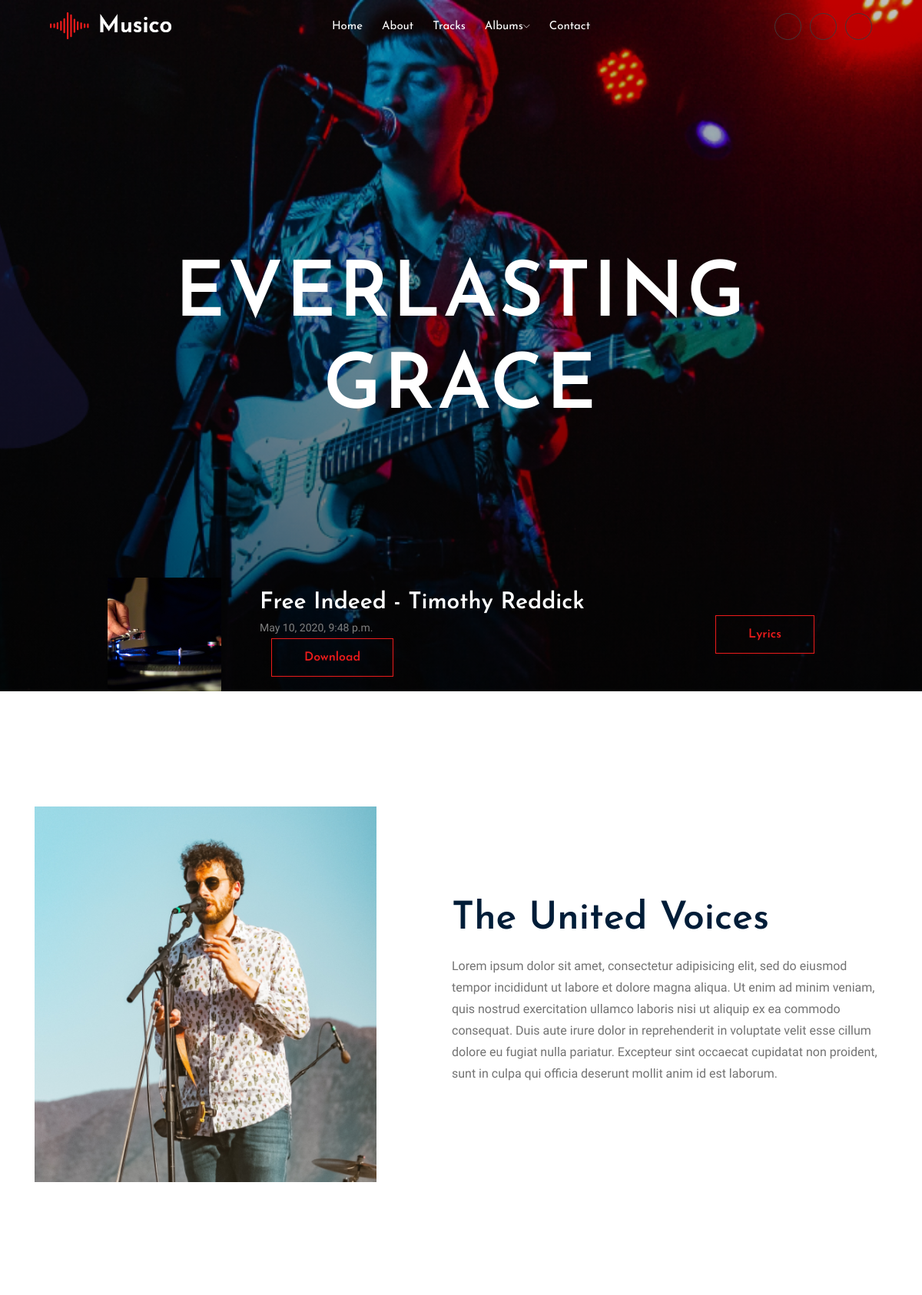
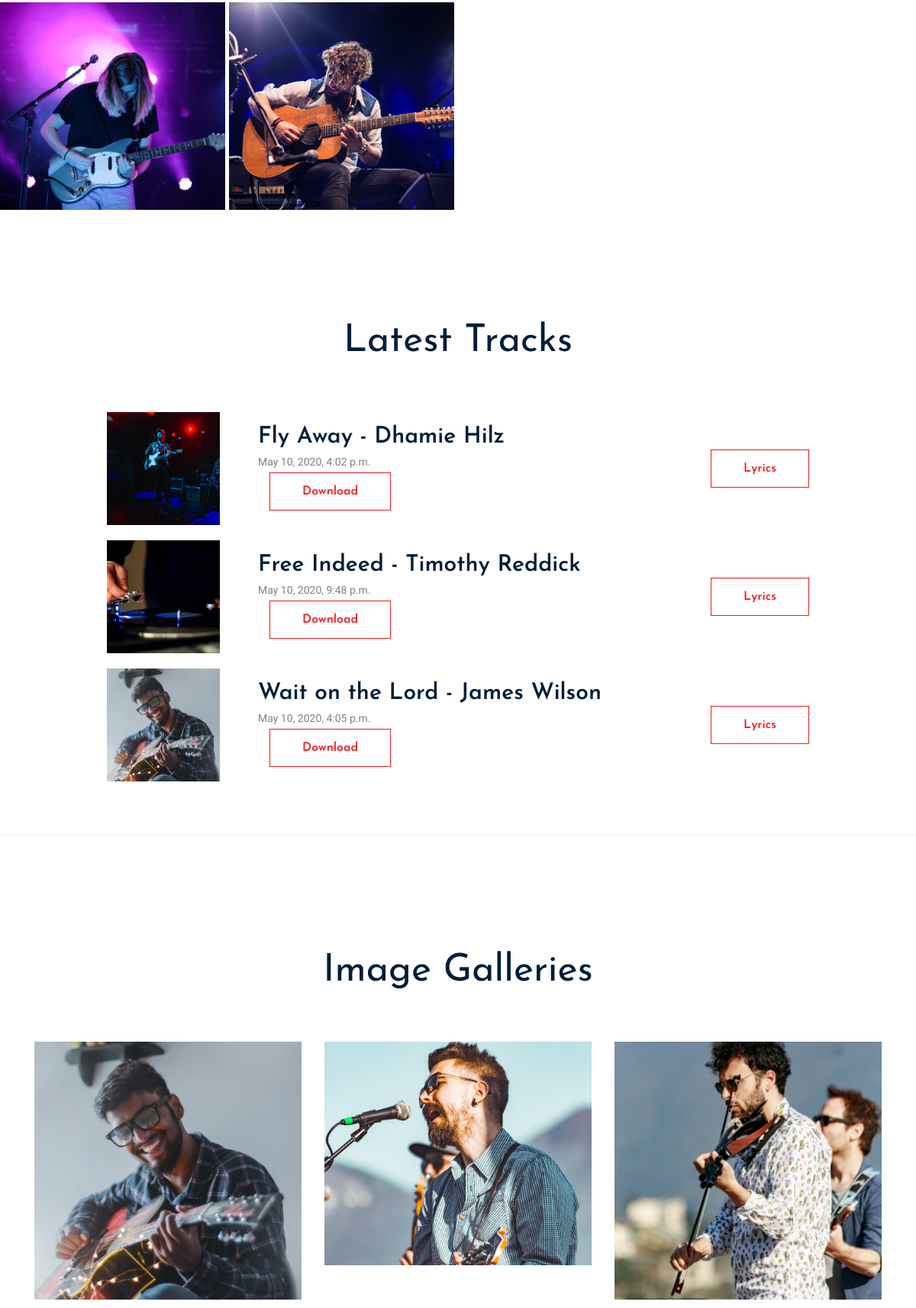
The page / (upper part) on the database its author committed (2 pictures, top to bottom).
### tuv_app/models.py (models this page shows, shortened)
class Banner(models.Model):
    banner_image = models.ImageField(upload_to='uploads/banners')
    banner_text = models.CharField(max_length=50)

class FeaturedSong(models.Model):
    song = models.ForeignKey('Song', on_delete=models.CASCADE)

class Song(models.Model):
    song_title = models.CharField(max_length=50)
    song_link = models.URLField(max_length=254)
    song_upload_date = models.DateTimeField(auto_now=True)
    song_image = models.ImageField(upload_to='uploads/songs')
    song_lyrics = models.TextField()
    album = models.ForeignKey('Album', on_delete=models.CASCADE)

class Footer(models.Model):
    about_us = models.TextField()
    about_image = models.ImageField(upload_to='uploads/about')
    footer_text = models.CharField(max_length=254)
    email_address = models.EmailField(max_length=254)
    phone_number = models.CharField(max_length=50)
    call_time = models.CharField(max_length=100)
    resident_address = models.CharField(max_length=254)
    postal_code = models.CharField(max_length=50)
    facebook_link = models.URLField(max_length=254)
    twitter_link = models.URLField(max_length=254)
    youtube_link = models.URLField(max_length=254)
    instagram_link = models.URLField(max_length=254)

class Video(models.Model):
    video_title = models.CharField(max_length=50)
    video_event_name = models.CharField(max_length=100)
    video_link = models.URLField(max_length=254)
    video_image = models.ImageField(upload_to='uploads/videos')

class GalleryImage(models.Model):
    image = models.ImageField(upload_to='uploads/gallery')
    image_description = models.CharField(max_length=50)

### tuv_app/views.py (the view)
# urls.py: path('', views.HomePage.as_view(),name='home'),
class HomePage(TemplateView):
    template_name = 'index.html';
    def get_context_data(self, **kwargs):
        context = super().get_context_data(**kwargs)
        context['footer'] = footer[:1]
        context['banner'] = banner[:1]
        context['song_albums'] = albums
        featured_song = FeaturedSong.objects.first()
        context['featured_song'] = featured_song
        videos = Video.objects.order_by('?')[:5]
        context['videos'] = videos
        songs = Song.objects.all()[:4]
        context['songs'] = songs
        gallery_images = GalleryImage.objects.order_by('?')[:7]
        context['gallery_images'] = gallery_images
        return context

### templates/index.html (shortened to what this page needs)
{% extends 'layout.html' %}
{% load static %}
  {% block body_block %}
  {% if banner %}
  <div class="slider_area">
      <div class="single_slider  d-flex align-items-center overlay2" style="background-image: url(/media/{{ banner.0.banner_image }})">
          <div class="container">
              <div class="row">
                  <div class="col-xl-12">
                      <div class="slider_text text-center ">
                          <h3>{{ banner.0.banner_text }} </h3>
                      </div>
                  </div>
              </div>
          </div>
      </div>
  </div>
  {% endif %}
  {% if featured_song %}
  <div class="music_area">
      <div class="container">
          <div class="row align-items-center justify-content-center">
              <div class="col-xl-10">
                  <div class="row align-items-center">
                              <div class="col-xl-9 col-md-9">
                                  <div class="music_field">
                                          <div class="thumb">
                                                  <img src="/media/{{ featured_song.song.song_image }}" alt="">
                                              </div>
                                              <div class="audio_name">
                                                  <div class="name">
                                                      <h4>{{ featured_song.song.song_title }}</h4>
                                                      <p>{{ featured_song.song.song_upload_date }}</p>
                                                      <div class="col-xl-3 col-md-3">
                                                        <div class="music_btn">
                                                          <a href="{{ featured_song.song.song_link }}" class="boxed-btn" target="_blank">Download</a>
                                                        </div>
                                                      </div>
                                                  </div>
                                              </div>
                                  </div>
                              </div>
                              <div class="col-xl-3 col-md-3">
                                <div class="music_btn" style="border: powderblue !important;">
                                  <a href="{{ featured_song.song.song_link }}" class="boxed-btn" target="_blank">Lyrics</a>
                                </div>
                              </div>
                  </div>
              </div>
          </div>
      </div>
  </div>
  {% endif %}
  {% if footer %}
  <div class="about_area">
      <div class="container">
          <div class="row align-items-center">
              <div class="col-xl-5 col-md-6">
                  <div class="about_thumb">
                      <img class="img-fluid" src="/media/{{ footer.0.about_image }}" alt="">
                  </div>
              </div>
              <div class="col-xl-7 col-md-6">
                  <div class="about_info">
                      <h3>The United Voices</h3>
                      <p>{{ footer.0.about_us }}</p>
                  </div>
              </div>
          </div>
      </div>
  </div>
  {% endif %}
  {% if videos %}
  <div class="youtube_video_area">
      <div class="container-fluid p-0">
          <div class="row no-gutters">
            {% for video in videos %}
              <div class="col-xl-3 col-lg-3 col-md-6">
                  <div class="single_video">
                      <div class="thumb">
                          <img src="/media/{{ video.video_image }}" alt="">
                      </div>
                      <div class="hover_elements">
                          <div class="video">
                          </div>
                          <div class="hover_inner">
                          </div>
                      </div>
                  </div>
              </div>
              {% endfor %}
          </div>
      </div>
  </div>
  {% endif %}
  {% if songs %}
  <div class="music_area music_gallery">
      <div class="container">
              <div class="row">
                      <div class="col-xl-12">
                          <div class="section_title text-center mb-65">
                              <h3>Latest Tracks</h3>
                          </div>
                      </div>
                  </div>
          {% for song in songs %}
          <div class="row align-items-center justify-content-center mb-20">
              <div class="col-xl-10">
                  <div class="row align-items-center">
                              <div class="col-xl-9 col-md-9">
                                  <div class="music_field">
                                          <div class="thumb">
                                                  <img src="/media/{{ song.song_image }}" alt="">
                                              </div>
                                              <div class="audio_name">
                                                  <div class="name">
                                                      <h4>{{ song.song_title }}</h4>
                                                      <p>{{ song.song_upload_date }}</p>
                                                      <div class="col-xl-3 col-md-3">
                                                        <div class="music_btn">
                                                          <a href="{{ song.song_link }}" class="boxed-btn" target="_blank">Download</a>
                                                        </div>
                                                      </div>
                                                  </div>
                                              </div>
                                  </div>
                              </div>
                              <div class="col-xl-3 col-md-3">
                                <div class="music_btn">
                                  <a href="{% url 'tuv_app:lyrics' pk=song.pk%}" class="boxed-btn">Lyrics</a>
                                </div>
                              </div>
                  </div>
              </div>
          </div>
          {% endfor %}
      </div>
  </div>
      {% endif %}
      {% if gallery_images %}
          <div class="gallery_area">
              <div class="container">
                  <div class="row">
                      <div class="col-xl-12">
                          <div class="section_title text-center mb-65">
                              <h3>Image Galleries</h3>
                          </div>
                      </div>
                  </div>
                  <div class="row grid">
                    {% for g_image in gallery_images %}
                          <div class="col-xl-4 col-lg-6 grid-item cat2 col-md-6">
                              <div class="single-gallery mb-30">
                                  <div class="portfolio-img">
                                          <img src="/media/{{ g_image.image }}" alt="">
                                  </div>
                              </div>
                          </div>
                    {% endfor %}
                      </div>
              </div>
          </div>
          {% endif %}
{% endblock %}

### rows shown on the page
Banner: banner_image (picture), banner_text "EVERLASTING GRACE"
FeaturedSong: song.song_image (picture), song.song_title "Free Indeed - Timothy Reddick", song.song_upload_date "May 10, 2020, 9:48 p.m."
Footer: about_image (picture), about_us "Lorem ipsum dolor sit amet, consectetur adipisicing elit, sed do eiusmod tempor incididunt ut labore et dolore magna aliqua. Ut enim ad minim veniam, quis nostrud exercitation ullamco laboris nisi ut aliquip ex ea commodo consequat. Duis aute irure dolor in reprehenderit in voluptate velit esse cillum dolore eu fugiat nulla pariatur. Excepteur sint occaecat cupidatat non proident, sunt in culpa qui officia deserunt mollit anim id est laborum."
Video: video_image (picture)
Video: video_image (picture)
Song: song_image (picture), song_title "Fly Away - Dhamie Hilz", song_upload_date "May 10, 2020, 4:02 p.m."
Song: song_image (picture), song_title "Free Indeed - Timothy Reddick", song_upload_date "May 10, 2020, 9:48 p.m."
Song: song_image (picture), song_title "Wait on the Lord - James Wilson", song_upload_date "May 10, 2020, 4:05 p.m."
GalleryImage: image (picture)
GalleryImage: image (picture)
GalleryImage: image (picture)
